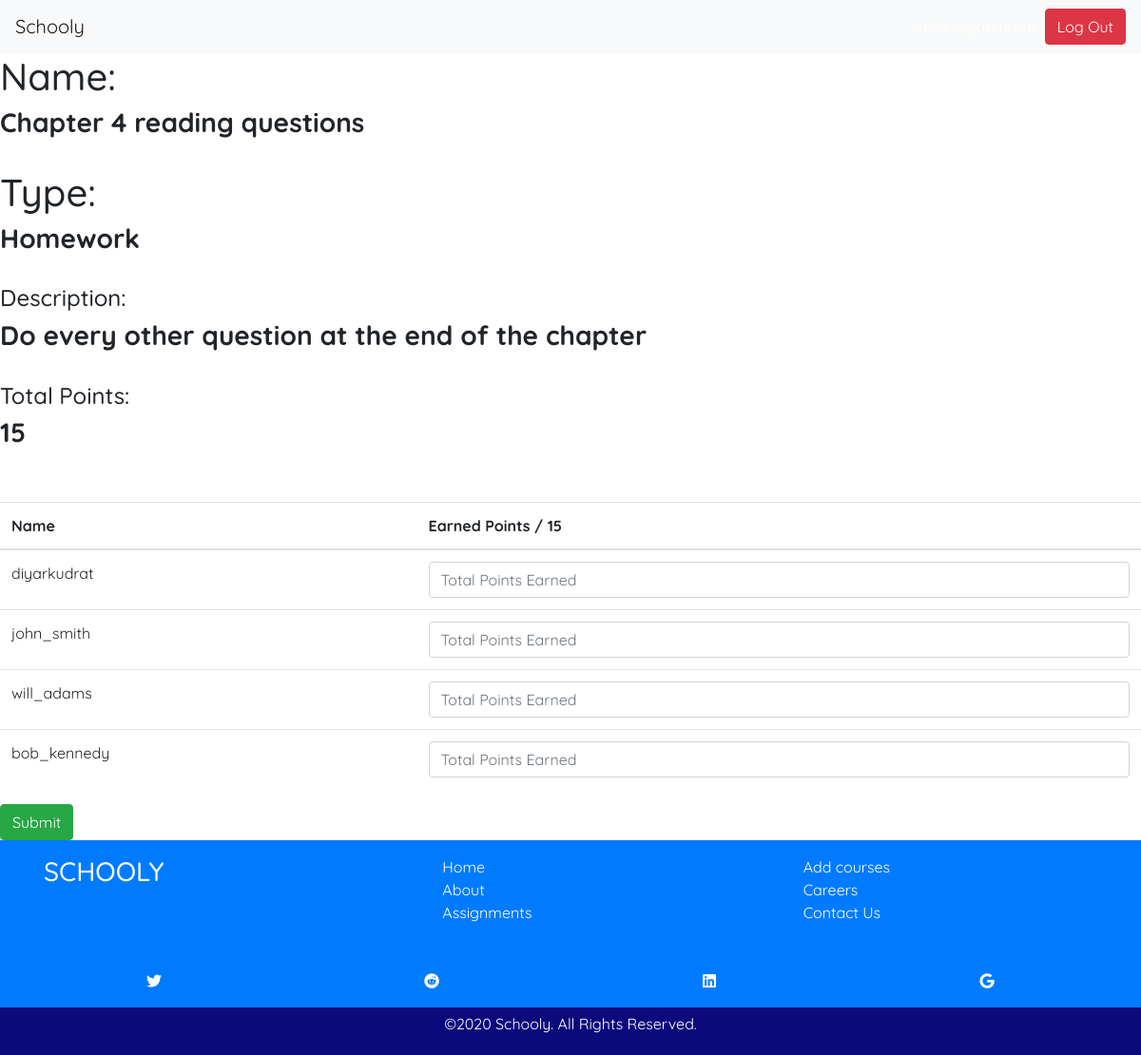
Screenshot of /ch4-reading-questions/assignment/grade/ (signed in) with the database file from the repository.
### classes/models.py (models this page shows, shortened)
class Assignment(models.Model):
    name = models.CharField(max_length=50)
    students = models.ManyToManyField(Student, )
    slug = models.CharField(max_length=30, blank=True, editable=False,
                            help_text="Unique URL path to access this page. Generated by the system.")
    description = models.CharField(max_length=250)
    course = models.ForeignKey('Course', on_delete=models.CASCADE, blank=True, null=True)
    assignment_type = models.CharField(max_length=30, choices=ASSIGNMENT_TYPES, blank=True)
    total_points = models.PositiveIntegerField(blank=True, null=True, default=0)
    earned_points = models.PositiveIntegerField(blank=True, null=True, default=0)
    assigned_date = models.DateField(blank=True, null=True)
    due_date = models.DateField(blank=True, null=True)

class Student(models.Model):
    user = models.OneToOneField(User, on_delete=models.CASCADE)
    id_number = models.CharField(max_length=20, unique=True)

### classes/views.py (the view)
# urls.py: path('<str:slug>/assignment/grade/', views.AssignmentGradeView.as_view(), name="grade-assignment-page")
@method_decorator([login_required], name='dispatch')
class AssignmentGradeView(DetailView):
    model = Assignment
    def get(self, request, slug):
        assignment = self.get_queryset().get(slug__iexact=slug)
        students = Student.objects.all()
        context = {'students': students, 'assignment': assignment}
        return render(request, 'grade_assignment.html', context)

### classes/templates/grade_assignment.html
{% extends 'base.html' %}
{% block content %}
<h1>Name: </h1>  <h3><b>{{assignment.name}}</b></h3><br>
<h1>Type: </h1>  <h3><b>{{ assignment.assignment_type }}</b></h3><br>
<h4>Description: </h4>  <h3><b>{{ assignment.description }}</b></h3>
<br>
<h4>Total Points: </h4>  <h3><b>{{ assignment.total_points }}</b></h3>
<br>
<br>
  <table class="table">
    <thead>
      <tr>
        <th scope="col">Name</th>
        <th scope="col">Earned Points / {{ assignment.total_points }}</th>
      </tr>
    </thead>
    <tbody>
      <tr>
        {% for student in students %}
        <td href="#">{{ student.user.username }}</td>
        <td><input type="text" class="form-control" placeholder="Total Points Earned"></td>
      </tr>
      {% endfor %}
    </tbody>
  </table>
  <a class="btn btn-success" href="{% url 'course-list' %}" role="button">Submit</a>
{% endblock %}

### classes/templates/base.html (style rules this page uses)
* { font-family: 'Quicksand', sans-serif; }

### rows the page displays
Assignment: name "Chapter 4 reading questions", assignment_type "Homework", description "Do every other question at the end of the chapter", total_points "15"
Student: user.username "diyarkudrat"
Student: user.username "john_smith"
Student: user.username "will_adams"
Student: user.username "bob_kennedy"
